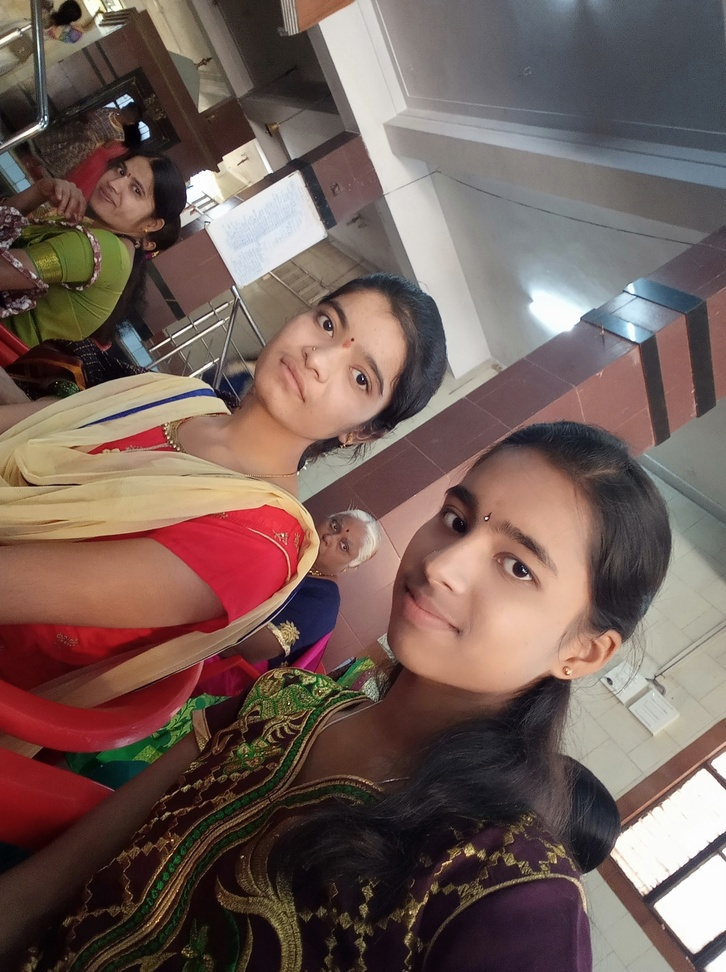
#> input picture IMG_20181231_120641.jpg, 726 x 972 px, shrunk from 1936 x 2592 before the run
$ python professional_bg_remove.py IMG_20181231_120641.jpg   (older library calls are emulated)
#> lines starting #> are read from the running program, lines starting #| are printed output that depends on the picture; after the words box and inside, x2 and y2 are one past the last pixel; in counts of white or black regions, pixels touching at a corner belong together
"""
Professional Background Removal System
Advanced multi-model AI-powered background removal with intelligent subject detection
"""

from PIL import Image, ImageFilter, ImageEnhance
import numpy as np
import cv2
from rembg import remove, new_session
import os
import sys
import argparse
from pathlib import Path
import json
from typing import Dict, List, Tuple, Optional
import logging
from datetime import datetime

# Configure logging
logging.basicConfig(level=logging.INFO, format='%(asctime)s - %(levelname)s - %(message)s')
logger = logging.getLogger(__name__)

class ModelConfig:
    """Configuration for different AI models"""
    MODELS = {
        'u2net': {
            'name': 'u2net',
            'description': 'General purpose model - good for most objects',
            'best_for': ['general', 'objects', 'mixed'],
            'quality': 'good'
        },
        'u2net_human_seg': {
            'name': 'u2net_human_seg',
            'description': 'Specialized for human segmentation',
            'best_for': ['human', 'person', 'people'],
            'quality': 'excellent'
        },
        'silueta': {
            'name': 'silueta',
            'description': 'High-quality people and portraits',
            'best_for': ['portrait', 'human', 'person'],
            'quality': 'excellent'
        },
        'isnet-general-use': {
            'name': 'isnet-general-use',
            'description': 'High-quality general purpose model',
            'best_for': ['general', 'objects', 'detailed'],
            'quality': 'excellent'
        },
        'u2net_cloth_seg': {
            'name': 'u2net_cloth_seg',
            'description': 'Specialized for clothing items',
            'best_for': ['clothing', 'fashion', 'apparel'],
            'quality': 'excellent'
        }
    }

class SubjectDetector:
    """Intelligent subject detection for optimal model selection"""

    def __init__(self):
        self.face_cascade = None
        self._load_classifiers()

    def _load_classifiers(self):
        """Load OpenCV classifiers"""
        try:
            # Try to load face detection classifier
            cascade_path = cv2.data.haarcascades + 'haarcascade_frontalface_default.xml'
            if os.path.exists(cascade_path):
                self.face_cascade = cv2.CascadeClassifier(cascade_path)
        except Exception as e:
            logger.warning(f"Could not load face classifier: {e}")

    def detect_subject_type(self, image: Image.Image) -> Dict[str, float]:
        """
        Analyze image to determine subject type and confidence scores
        Returns: Dict with subject types and confidence scores
        """
        results = {
            'human': 0.0,
            'object': 0.0,
            'animal': 0.0,
            'clothing': 0.0,
            'complex': 0.0
        }

        # Convert PIL to OpenCV format
        img_array = np.array(image)
        if len(img_array.shape) == 3:
            img_gray = cv2.cvtColor(img_array, cv2.COLOR_RGB2GRAY)
        else:
            img_gray = img_array

        # Face detection
        if self.face_cascade is not None:
            faces = self.face_cascade.detectMultiScale(img_gray, 1.1, 4)
            if len(faces) > 0:
                results['human'] = min(0.9, 0.3 + len(faces) * 0.2)

        # Analyze image characteristics
        results.update(self._analyze_image_features(img_array))

        return results

    def _analyze_image_features(self, img_array: np.ndarray) -> Dict[str, float]:
        """Analyze image features for subject classification"""
        features = {}

        # Color analysis
        if len(img_array.shape) == 3:
            # Check for skin tones (rough heuristic)
            skin_mask = self._detect_skin_tones(img_array)
            skin_ratio = np.sum(skin_mask) / (img_array.shape[0] * img_array.shape[1])

            if skin_ratio > 0.1:
                features['human'] = max(features.get('human', 0), skin_ratio * 2)

            # Edge complexity analysis
            gray = cv2.cvtColor(img_array, cv2.COLOR_RGB2GRAY)
            edges = cv2.Canny(gray, 50, 150)
            edge_density = np.sum(edges > 0) / (edges.shape[0] * edges.shape[1])

            if edge_density > 0.3:
                features['complex'] = edge_density

            # Color diversity (objects tend to have more uniform colors)
            hist = cv2.calcHist([img_array], [0, 1, 2], None, [8, 8, 8], [0, 256, 0, 256, 0, 256])
            color_diversity = np.count_nonzero(hist) / hist.size

            if color_diversity < 0.3:
                features['object'] = 0.6

        return features

    def _detect_skin_tones(self, img_array: np.ndarray) -> np.ndarray:
        """Simple skin tone detection"""
        # Convert to HSV for better skin detection
        hsv = cv2.cvtColor(img_array, cv2.COLOR_RGB2HSV)

        # Define skin color ranges in HSV
        lower_skin = np.array([0, 20, 70], dtype=np.uint8)
        upper_skin = np.array([20, 255, 255], dtype=np.uint8)

        skin_mask = cv2.inRange(hsv, lower_skin, upper_skin)
        return skin_mask

class AdvancedPostProcessor:
    """Advanced post-processing for professional results"""

    # [74 lines left out: functions refine_edges, enhance_hair_details, _apply_gabor_filters, apply_feathering, not called in this run]

class ProfessionalBGRemover:
    """Professional-grade background removal system"""

    def __init__(self):
        self.detector = SubjectDetector()
        self.processor = AdvancedPostProcessor()
        self.models_cache = {}

    def auto_remove_background(self,
                             image_path: str,
                             output_path: str = None,
                             quality: str = 'ultra',
                             auto_detect: bool = True,
                             model_override: str = None,
                             enhance_details: bool = True,
                             feather_edges: bool = True) -> str:
        """
        Professional background removal with automatic optimization

        Args:
            image_path: Input image path
            output_path: Output path (auto-generated if None)
            quality: 'good', 'high', 'ultra'
            auto_detect: Use intelligent model selection
            model_override: Force specific model
            enhance_details: Apply detail enhancement
            feather_edges: Apply edge feathering
        """

        logger.info(f"Processing {image_path} with {quality} quality")

        # Load image
        try:
            original = Image.open(image_path).convert('RGB')
        except Exception as e:
            raise ValueError(f"Cannot load image: {e}")

        # Generate output path if not provided
        if not output_path:
            base_path = Path(image_path)
            output_path = str(base_path.parent / f"{base_path.stem}_professional_nobg.png")

        # Select optimal model
        if model_override:
            model_name = model_override
            logger.info(f"Using override model: {model_name}")
        elif auto_detect:
            model_name = self._select_optimal_model(original)
            logger.info(f"Auto-selected model: {model_name}")
        else:
            model_name = 'isnet-general-use'  # Default high-quality model

        # Process based on quality setting
        if quality == 'ultra':
            result = self._ultra_quality_process(original, model_name, enhance_details, feather_edges)
        elif quality == 'high':
            result = self._high_quality_process(original, model_name, enhance_details)
        else:
            result = self._standard_process(original, model_name)

        # Save result
        result.save(output_path, 'PNG', optimize=True)
        logger.info(f"Saved professional result: {output_path}")

        return output_path

    def _select_optimal_model(self, image: Image.Image) -> str:
        """Intelligently select the best model for the image"""
        subject_scores = self.detector.detect_subject_type(image)

        logger.info(f"Subject detection scores: {subject_scores}")

        # Decision logic based on scores
        if subject_scores['human'] > 0.6:
            return 'u2net_human_seg'  # Best for humans
        elif subject_scores['human'] > 0.3:
            return 'silueta'  # Good for portraits
        elif subject_scores['clothing'] > 0.5:
            return 'u2net_cloth_seg'  # Best for clothing
        elif subject_scores['complex'] > 0.4:
            return 'isnet-general-use'  # Best for complex scenes
        else:
            return 'u2net'  # General purpose

    def _get_model_session(self, model_name: str):
        """Get cached model session"""
        if model_name not in self.models_cache:
            logger.info(f"Loading model: {model_name}")
            self.models_cache[model_name] = new_session(model_name)
        return self.models_cache[model_name]

    # [24 lines left out: function _ultra_quality_process, not called in this run]

    def _high_quality_process(self, image: Image.Image, model_name: str,
                             enhance_details: bool) -> Image.Image:
        """High-quality processing with refinements"""
        logger.info("Applying high-quality processing...")

        session = self._get_model_session(model_name)
        result = remove(image, session=session)

        if enhance_details:
            result = self._enhance_details(result, image)

        return result

    # [55 lines left out: functions _standard_process, _combine_masks, _enhance_details, _apply_edge_feathering, not called in this run]

def main():
    """Main CLI interface"""
    parser = argparse.ArgumentParser(description='Professional Background Removal System')

    parser.add_argument('input', nargs='?', help='Input image path')
    parser.add_argument('-o', '--output', help='Output image path (optional)')
    parser.add_argument('-q', '--quality', choices=['good', 'high', 'ultra'],
                       default='high', help='Processing quality level')
    parser.add_argument('-m', '--model', choices=list(ModelConfig.MODELS.keys()),
                       help='Force specific model')
    parser.add_argument('--no-auto-detect', action='store_true',
                       help='Disable automatic model selection')
    parser.add_argument('--no-enhance', action='store_true',
                       help='Disable detail enhancement')
    parser.add_argument('--no-feather', action='store_true',
                       help='Disable edge feathering')
    parser.add_argument('--list-models', action='store_true',
                       help='List available models and exit')
    parser.add_argument('-v', '--verbose', action='store_true',
                       help='Verbose logging')

    args = parser.parse_args()

    if args.verbose:
        logging.getLogger().setLevel(logging.DEBUG)

    if args.list_models:
        print("\nAvailable Models:")
        print("=" * 50)
        for key, model in ModelConfig.MODELS.items():
            print(f"🎯 {key}")
            print(f"   Description: {model['description']}")
            print(f"   Best for: {', '.join(model['best_for'])}")
            print(f"   Quality: {model['quality']}")
            print()
        return

    # Validate input
    if not args.input:
        parser.print_help()
        return

    if not os.path.exists(args.input):
        print(f"❌ Error: Input file '{args.input}' not found")
        return

    # Initialize professional system
    remover = ProfessionalBGRemover()

    try:
        start_time = datetime.now()

        # Process image
        output_path = remover.auto_remove_background(
            image_path=args.input,
            output_path=args.output,
            quality=args.quality,
            auto_detect=not args.no_auto_detect,
            model_override=args.model,
            enhance_details=not args.no_enhance,
            feather_edges=not args.no_feather
        )
#> in auto_remove_background, original is the input picture: PIL image 726x972 RGB; mean R, G, B 115.3, 94.8, 88.3
#> in detect_subject_type, `img_gray = cv2.cvtColor(img_array, cv2.COLOR_RGB2GRAY)`:
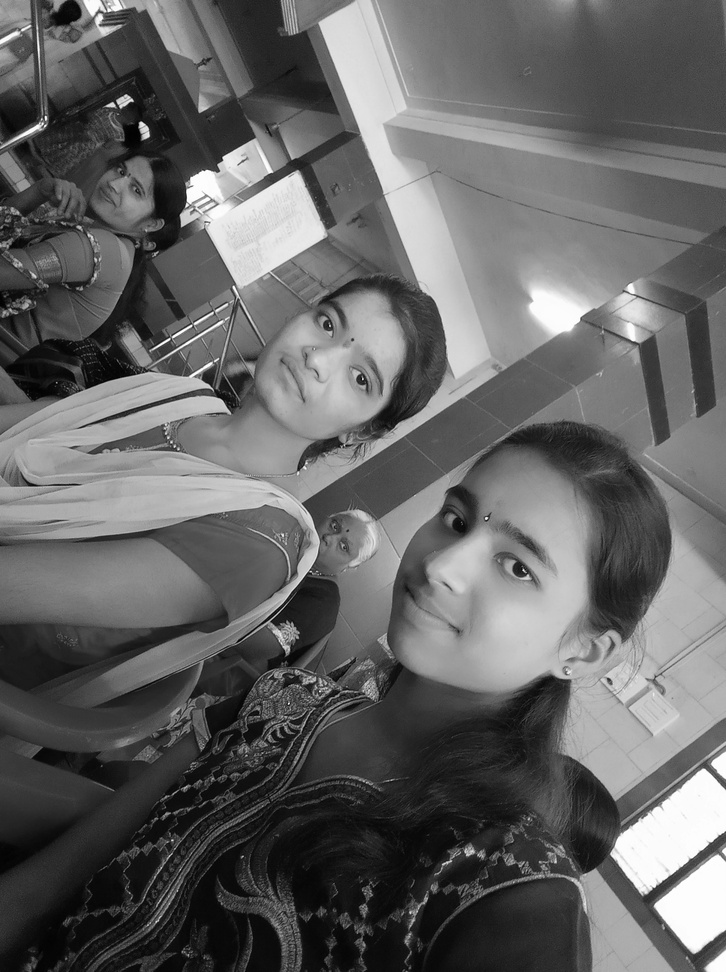
#> img_gray: shape (972, 726); min 0, max 255, mean 100.1
#> in detect_subject_type, `faces = self.face_cascade.detectMultiScale(img_gray, 1.1, 4)`: faces = [[287, 880, 69, 69]]
#> in _detect_skin_tones, `hsv = cv2.cvtColor(img_array, cv2.COLOR_RGB2HSV)`: hsv: shape (972, 726, 3); mean H, S, V 59, 81.6, 117.9
#> in _detect_skin_tones, `skin_mask = cv2.inRange(hsv, lower_skin, upper_skin)`:
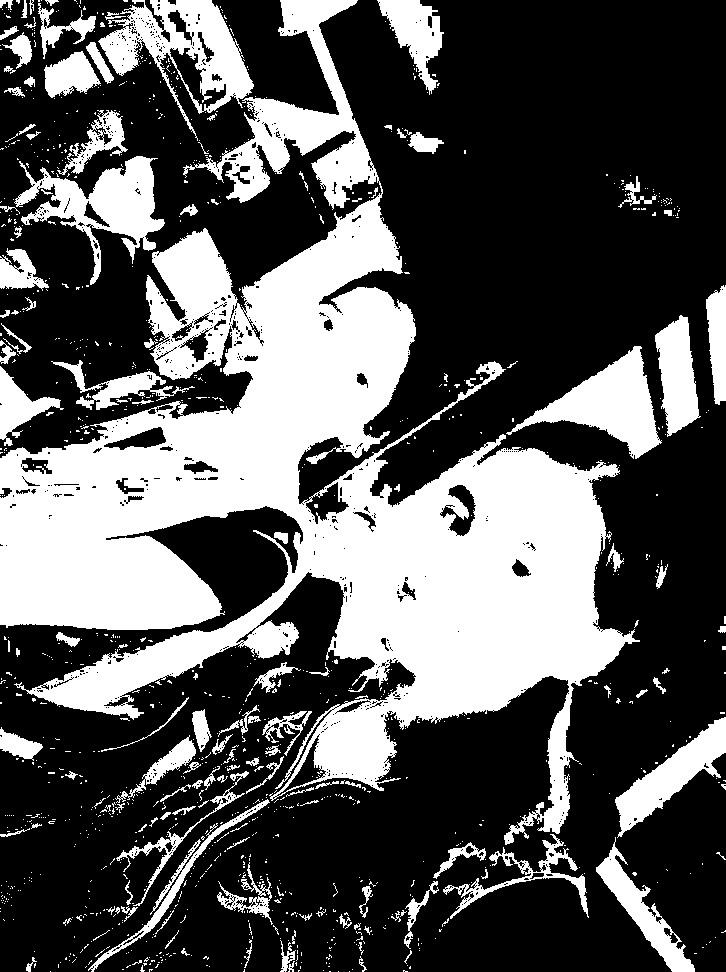
#> skin_mask: shape (972, 726); 34.3% white; 1177 white regions (1043 under 20 px), largest, box (x1, y1, x2, y2) and area: (0, 0, 640, 845) 175966, (98, 0, 254, 141) 7937, (14, 156, 165, 285) 6870
#> in _analyze_image_features, `skin_ratio = np.sum(skin_mask) / (img_array.shape[0] * img_array.shape..`: skin_ratio = 87.53
#> in _analyze_image_features, `edges = cv2.Canny(gray, 50, 150)`:
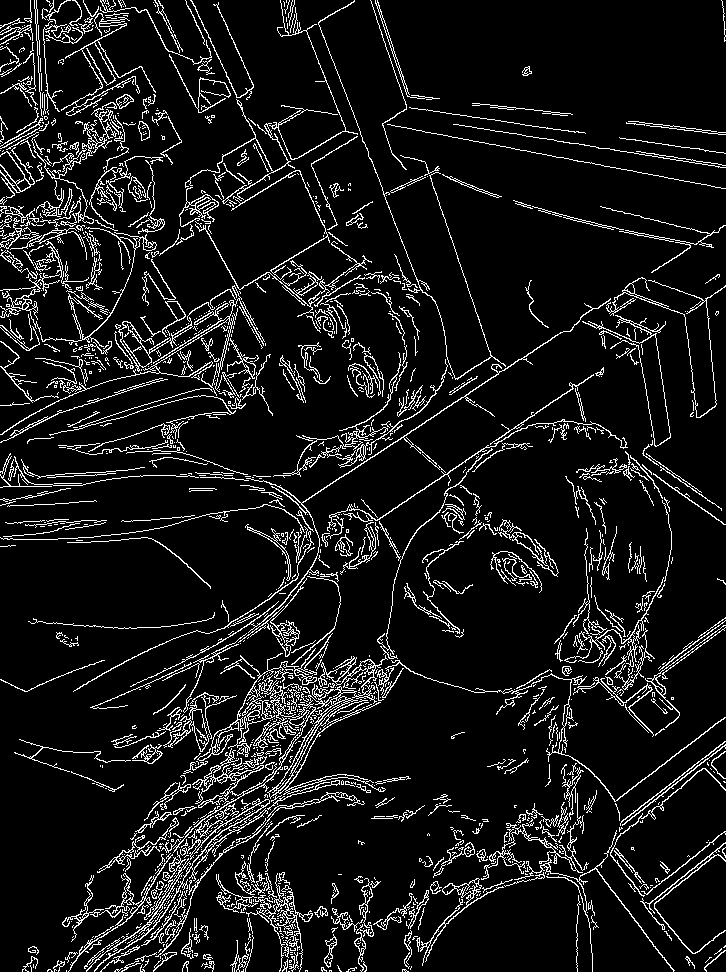
#> edges: shape (972, 726); 9.1% white in thin lines or dots
#> in _analyze_image_features, `edge_density = np.sum(edges > 0) / (edges.shape[0] * edges.shape[1])`: edge_density = 0.0907
#> in _analyze_image_features, `color_diversity = np.count_nonzero(hist) / hist.size`: color_diversity = 0.332
#> in _select_optimal_model, `subject_scores = self.detector.detect_subject_type(image)`: subject_scores = {'human': 175.1, 'object': 0, 'animal': 0, 'clothing': 0, 'complex': 0}
#> in auto_remove_background, `model_name = self._select_optimal_model(original)`: model_name = 'u2net_human_seg'

        processing_time = (datetime.now() - start_time).total_seconds()

        print(f"✅ Professional background removal completed!")
        print(f"📁 Output: {output_path}")
        print(f"⏱️  Processing time: {processing_time:.2f}s")
        print(f"🎯 Quality: {args.quality.upper()}")

    except Exception as e:
        print(f"❌ Error: {e}")
        logger.error(f"Processing failed: {e}", exc_info=True)

if __name__ == "__main__":
    main()
#> (the call stopped at in _get_model_session, `self.models_cache[model_name] = new_session(model_name)`: rembg is not available in this run)
